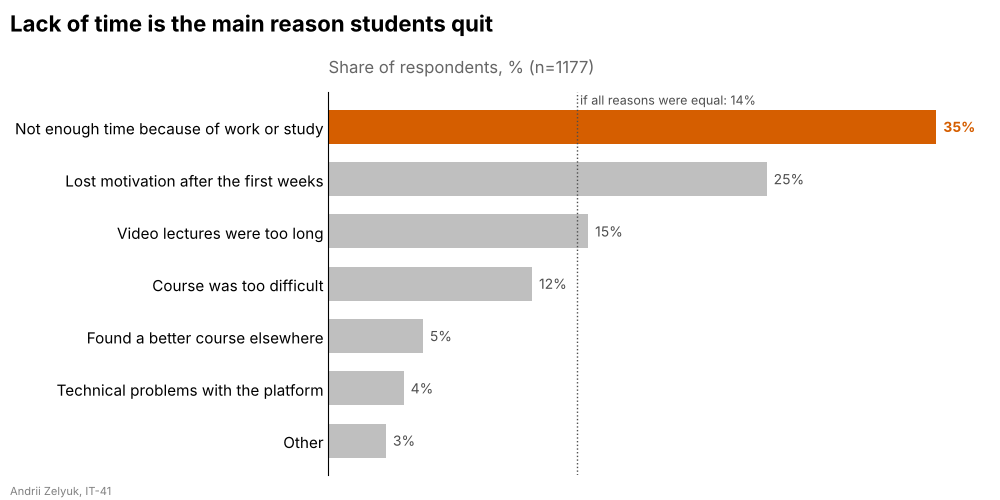

Python code for this plot:
import matplotlib.pyplot as plt
import numpy as np

STUDENT_NAME = "Andrii Zelyuk"   # ім'я та прізвище транслітерацією
STUDENT_GROUP = "IT-41"   # група

# опитування: чому студенти покинули онлайн-курс (одна відповідь на людину)
reasons = [
    "Not enough time because of work or study",
    "Course was too difficult",
    "Lost motivation after the first weeks",
    "Video lectures were too long",
    "Found a better course elsewhere",
    "Technical problems with the platform",
    "Other",
]
counts = np.array([412, 138, 297, 176, 64, 51, 39])

ACCENT = "#D55E00"
GRAY = "0.75"

total = counts.sum()
share = counts / total * 100
# barh малює перший елемент унизу: сортуємо за зростанням, найчастіша - вгорі
order = np.argsort(share)
labels = np.array(reasons)[order]
values = share[order]
top = len(values) - 1

colors = [GRAY] * len(values)
colors[top] = ACCENT

fig, ax = plt.subplots(figsize=(10, 5))
bars = ax.barh(labels, values, color=colors, height=0.65)

for index, (bar, value) in enumerate(zip(bars, values)):
    is_top = index == top
    ax.annotate(f"{value:.0f}%", xy=(value, bar.get_y() + bar.get_height() / 2),
                xytext=(5, 0), textcoords="offset points", va="center",
                color=ACCENT if is_top else "0.3",
                fontweight="bold" if is_top else "normal")

# частка, яка була б у кожної відповіді за рівномірного розподілу
equal = 100 / len(reasons)
ax.axvline(equal, color="0.3", linestyle=":", linewidth=1)
# x - у даних, y - у частках області графіка: підпис прилип до верху
ax.text(equal, 1.0, f" if all reasons were equal: {equal:.0f}%",
        transform=ax.get_xaxis_transform(), va="top", fontsize=9, color="0.3")

ax.set_xlim(0, values.max() * 1.08)
ax.set_xticks([])
ax.tick_params(axis="y", length=0, labelsize=11)
ax.spines[["top", "right", "bottom"]].set_visible(False)

# заголовок - висновок з найчастішої відповіді
fig.suptitle("Lack of time is the main reason students quit",
             x=0.01, ha="left", fontsize=16, fontweight="bold")
ax.set_title(f"Share of respondents, % (n={total})", loc="left", color="0.4", pad=14)

fig.text(0.01, 0.01, f"{STUDENT_NAME}, {STUDENT_GROUP}", fontsize=8, color="gray")
fig.tight_layout(rect=(0, 0.02, 1, 1))

fig.savefig("task_2.png", dpi=100)
plt.show()
